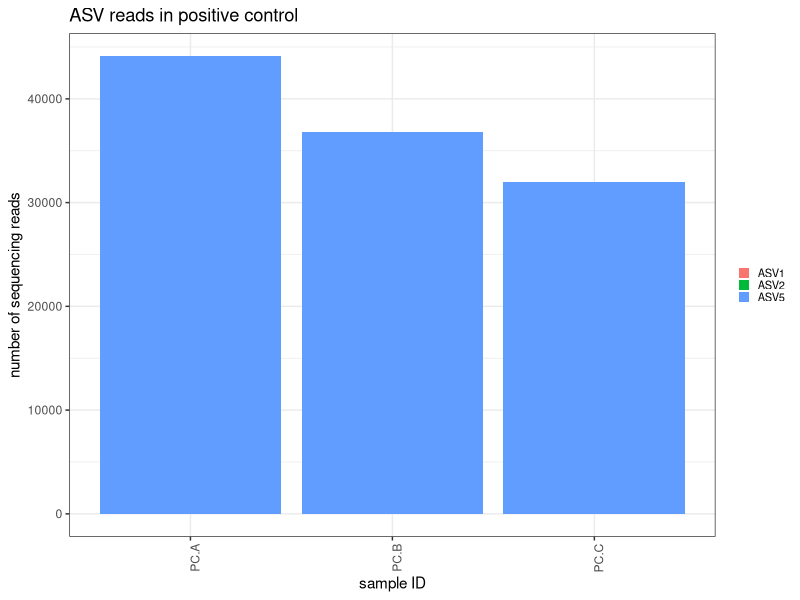
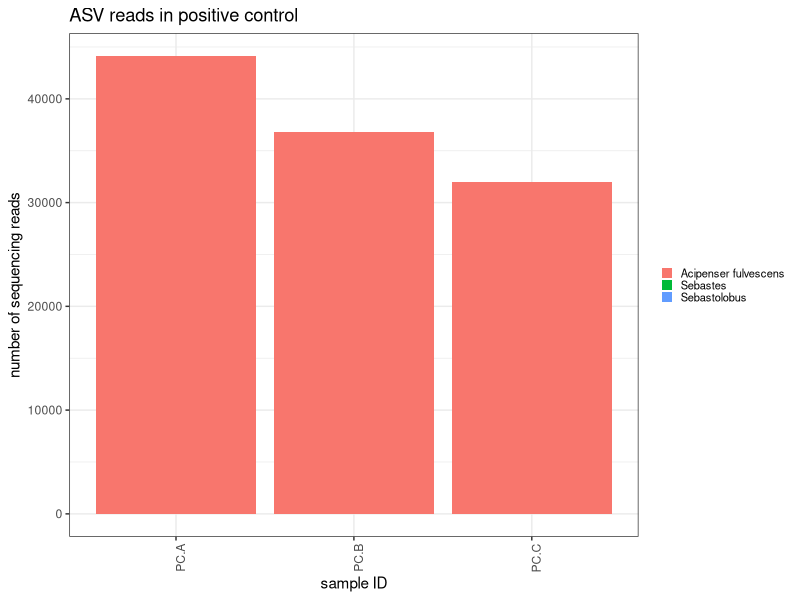
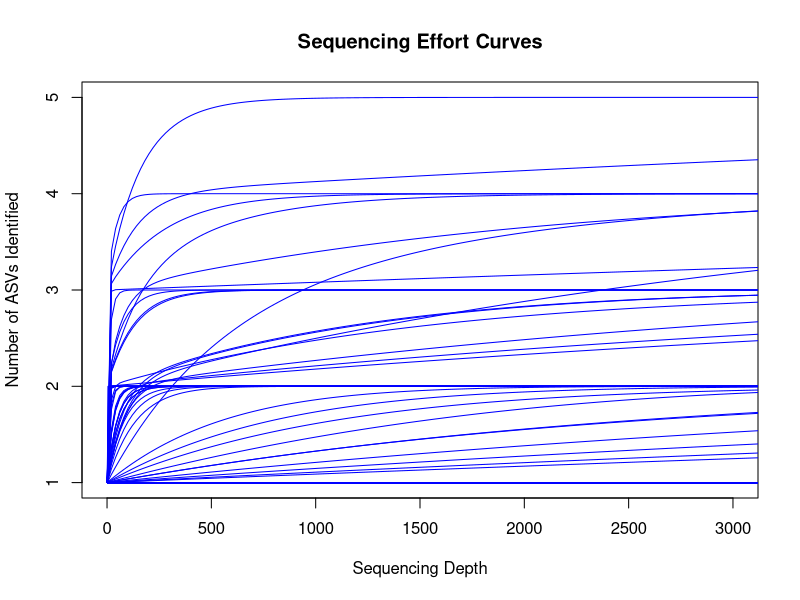

Write the R code that produced these figures, in order. (Note: this script raises an error after producing the figures.)
## ---- chunk 1
library(tidyverse)
library(ggplot2)
library(here)
## ---- chunk 2
## load taxonomic assignments
assignments <- read.csv(here("data", "20260520_mifish_tax_outputs", "collapsed_taxonomy.csv")) %>% unique() %>% select(!X)

## load LULU output
map <- read.csv(here("data", "20260520_mifish_lulu_ref", "asvmap_lulu98.csv")) %>%
  rename(ASV = X)

## merge 
join <- map %>%
  left_join(assignments, by = "ASV") %>%
  rename(ASV_taxon = taxon) %>%
  select(ASV:curated, ASV_taxon) %>%
  left_join(assignments, by = c("parent_id" = "ASV")) %>%
  rename(parent_taxon = taxon) %>%
  select(ASV:ASV_taxon, parent_taxon)

mismatches <- join %>%
  filter(ASV_taxon != parent_taxon)

mismatches_species <- mismatches %>%
  filter(str_detect(ASV_taxon, " "))
# keep species-level tax assignments that lulu merged to higher classification...
# in other words, use ASV_taxon here

keeper_1 <- mismatches_species$ASV
## otherwise, use the parent ASV id  
## ---- chunk 3
map_updated <- map %>%
  select(!spread) %>%
  select(!rank) %>%
  mutate(parent_id = ifelse(ASV %in% keeper_1, ASV, parent_id),
         curated = ifelse(ASV %in% keeper_1, "updated", curated))
## ---- chunk 4
asv_table <- read.csv(here("data", "20260520_mifish_outputs", "ASVtable.csv")) %>%
  rename(sample_id = X) %>%
  pivot_longer(cols = -1, names_to = "ASV", values_to = "reads") %>%
  filter(reads > 0) %>%
  left_join(map, by = "ASV") %>%                  ### change this if using lulu map or map_updated
  #left_join(map_updated, by = "ASV") %>%
  select(!total) %>%
  select(!curated) %>%
  rename(ASV_for_tax_ID = parent_id) %>%
  left_join(assignments, by = c("ASV_for_tax_ID" = "ASV"))
## ---- chunk 5
asv_table_filter1 <- asv_table %>%
  filter(!is.na(taxon))

removed_asvs <- anti_join(asv_table, asv_table_filter1) %>%
  group_by(ASV) %>%
  summarize(total_reads = sum(reads)) %>%
  arrange(desc(total_reads))
removed_asvs

#how many ASVs and total reads removed because of no tax assignment? 
nrow(removed_asvs)
sum(removed_asvs$total_reads)
#proportion of reads removed because of no taxonomic assignment
sum(removed_asvs$total_reads)/sum(asv_table$reads)
## ---- chunk 6
asv_table_filter1 %>% filter(class != "Actinopteri") %>% filter(reads > 0) %>%
  group_by(taxon) %>%
  summarize(total_reads = sum(reads),
            n_pcr_reps = n_distinct(sample_id))
## ---- chunk 7
asv_table_filter2 <- asv_table_filter1 %>%
  filter(!taxon %in% c("Bos", "Bos taurus", "Bovidae", "Canis lupus", "Felis catus", "Homo sapiens", "Ovis", "Rangifer tarandus", "Sus scrofa")) 
## ---- chunk 8
track <- read.csv(here("data", "20260520_mifish_outputs", "track.csv")) %>%
  rename(sample_id = X) %>%
  rename(fastq_ID = sample_id) %>% 
  mutate(fastq_ID = gsub("-", "_", fastq_ID))

asv_table_filter2 <- asv_table_filter2 %>%
  rename(fastq_ID = sample_id) %>% 
  mutate(fastq_ID = gsub("-", "_", fastq_ID))

reads_per_sample <- asv_table_filter2 %>%
  group_by(fastq_ID) %>%
  summarize(tax_reads = sum(reads))

track <- track %>%
  left_join(reads_per_sample) %>%
  mutate(tax_reads = ifelse(is.na(tax_reads), 0, tax_reads))
## ---- chunk 9
metadata <- read.csv(here("data", "metadata_20260520run.csv")) %>%
  filter(primer == "MiFish")
## ---- chunk 10
asv_table_with_sample_type <- metadata %>%
  dplyr::select(fastq_ID, extraction_ID, replicate, protocol) %>%
  left_join(asv_table_filter2, by = "fastq_ID")
## ---- chunk 11
asv_table_with_sample_type %>%
  filter(reads > 0) %>%
  filter(extraction_ID == "PC") %>%
  ggplot(aes(x=interaction(extraction_ID, replicate), y=reads, fill=ASV_for_tax_ID)) +
  geom_bar(stat = "identity") + 
    theme_bw() +
  labs(
    y = "number of sequencing reads",
    x = "sample ID",
    title = "ASV reads in positive control") + 
  theme(
    axis.text.x = element_text(angle = 90, hjust = 0.95),
    legend.text = element_text(size = 8),
    legend.key.size = unit(0.3, "cm"),
    legend.position = "right",
    #legend.position = "none",
    legend.title = element_blank()
  )

asv_table_with_sample_type %>%
  filter(reads > 0) %>%
  filter(extraction_ID == "PC") %>%
  ggplot(aes(x=interaction(extraction_ID, replicate), y=reads, fill=taxon)) +
  geom_bar(stat = "identity") + 
    theme_bw() +
  labs(
    y = "number of sequencing reads",
    x = "sample ID",
    title = "ASV reads in positive control") + 
  theme(
    axis.text.x = element_text(angle = 90, hjust = 0.95),
    legend.text = element_text(size = 8),
    legend.key.size = unit(0.3, "cm"),
    legend.position = "right",
    #legend.position = "none",
    legend.title = element_blank()
  )
## ---- chunk 12
prop_asvs_in_positives <- asv_table_with_sample_type %>%
  filter(reads > 0) %>%
  filter(extraction_ID == "PC") %>%
  group_by(extraction_ID, replicate) %>%
  mutate(TotalReadsPerSample = sum(reads)) %>%
  mutate(Prop = reads/TotalReadsPerSample) %>%
  group_by(ASV_for_tax_ID) %>%
  summarise(max_prop = max(Prop)) %>%
  arrange(desc(max_prop)) 
prop_asvs_in_positives
## ---- chunk 13
asv_table_with_sample_type %>%
  filter(reads > 0) %>%
  filter(extraction_ID == "NC") 
## ---- chunk 14
library(vegan)

asv_table_wide <- asv_table_with_sample_type %>%
  select(extraction_ID, replicate, protocol, ASV_for_tax_ID, reads) %>%
  filter(!is.na(reads)) %>%
  mutate(reads = as.integer(reads)) %>%
  group_by(extraction_ID, replicate, protocol, ASV_for_tax_ID) %>%
  summarise(reads = sum(reads), .groups = "drop") %>%
  pivot_wider(names_from = ASV_for_tax_ID, values_from = reads, values_fill = 0)

extraction_ID <- asv_table_wide$extraction_ID

asv_table_wide <- asv_table_wide %>%
  ungroup() %>%
  select(-extraction_ID) %>%
  select(-replicate) %>%
  select(-protocol)

## plots the figure
rarecurve(asv_table_wide, step = 20, col = "blue", label = FALSE, 
          main = "Sequencing Effort Curves",
          xlab = "Sequencing Depth", ylab = "Number of ASVs Identified",
          xlim = c(0,3000))
## ---- chunk 15
read_summary <- asv_table_with_sample_type %>%
  filter(!is.na(reads)) %>%
  group_by(extraction_ID, replicate, protocol) %>%
  summarize(tot_reads = sum(reads)) %>%
  arrange(desc(tot_reads)) %>%
  group_by(protocol) %>%
  summarize(atleast0 = sum(tot_reads >= 0),
            atleast100 = sum(tot_reads >= 100),
            atleast500 = sum(tot_reads >= 500),
            atleast1k = sum(tot_reads >= 1000),
            atleast2k = sum(tot_reads >= 2000))
read_summary
## ---- chunk 16
asv_table_filter3 <- asv_table_with_sample_type %>%
  group_by(extraction_ID, replicate, protocol) %>%
  mutate(tot_reads = sum(reads)) %>%
  filter(tot_reads >= 1000)
## ---- chunk 17
saveRDS(asv_table_filter3, file = here("data", "20260520_mifish_decon", "decontaminated_asv_table.RDS"))
## ---- chunk 18
reads_per_sample_decon <- asv_table_filter3 %>%
  group_by(fastq_ID) %>%
  summarize(decon_reads = sum(reads)) 

track <- track %>%
  left_join(reads_per_sample_decon, by = "fastq_ID") %>%
  mutate(decon_reads = ifelse(is.na(decon_reads), 0, decon_reads))

write.csv(track, here("data", "20260520_mifish_decon", "track.csv"))
